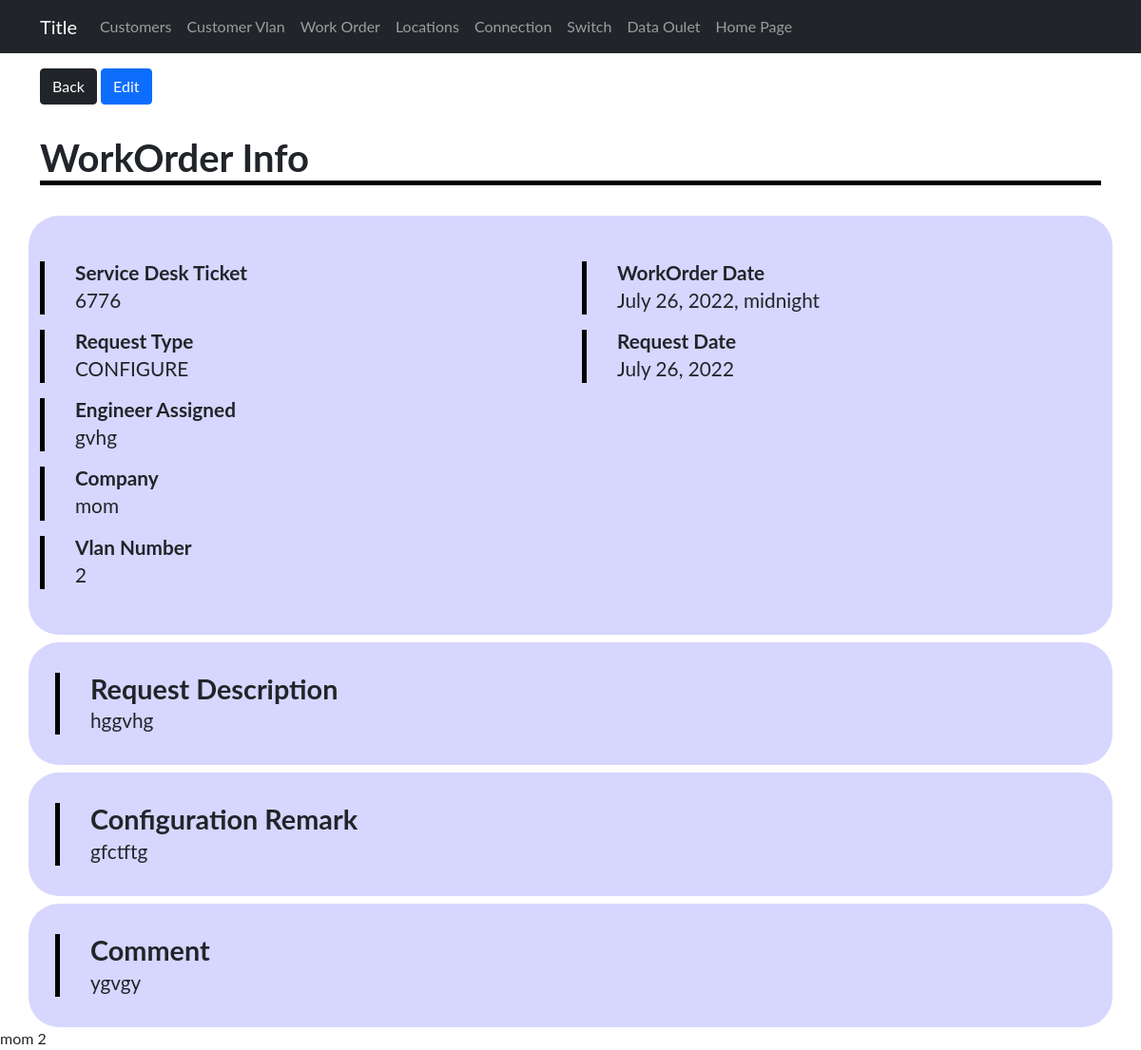
The page /devices/workorder/1 on the database its author committed.
### sitadevices/models.py (models this page shows)
class WorkOrder(models.Model):
    work_order_date = models.DateTimeField(default=timezone.now)
    request_date = models.DateField(default=timezone.now)
    company_id = models.ForeignKey(Customer, on_delete=models.CASCADE)
    connections= ChainedForeignKey(
        Connections,
        chained_field="company_id",
        chained_model_field="company",
        show_all=False,
        auto_choose=True,
        sort=True)
    service_desk_ticket_number = models.CharField(max_length=200)
    request_type = models.CharField(choices=requestType, max_length=200)
    request_description = models.TextField()
    configuration_remark = models.TextField()
    comment = models.TextField()
    engineer_assigned = models.CharField(max_length=200)
    vlan_number = models.ForeignKey(CustomerVlan, on_delete=models.CASCADE)
    submitted_date_time = models.DateTimeField(default=timezone.now)

class Customer(models.Model):
    company_name = models.CharField(max_length=255)
    contact_person = models.CharField(max_length=255)
    email = models.EmailField()
    phone = models.IntegerField()
    active = models.CharField(choices=yesno, max_length=200)
    submitted_date_time = models.DateTimeField(default=timezone.now)
    def __str__(self):
        return self.company_name

class CustomerVlan(models.Model):
    customor = models.ForeignKey(Customer, on_delete=models.CASCADE)
    vlan_number = models.IntegerField()
    usage = models.CharField(choices=usages, max_length=200)
    config_date = models.DateTimeField()
    vlan_description = models.TextField()
    ip_config = models.CharField(choices=ip, max_length=200)
    dhcp_ip_range = models.CharField(max_length=50)
    lan_ip_range = models.CharField(max_length=50)
    lan_subnet_mask = models.CharField(max_length=50)
    wan_public_ip = models.CharField(max_length=50)
    wan_subnet_mask = models.CharField(max_length=50)
    bandwidth = models.IntegerField()
    additional_config = models.TextField()
    remark = models.TextField()
    disconnection_date = models.DateField(null=True, blank=True)
    submitted_date_time = models.DateTimeField(default=timezone.now)
    def __str__(self):
        return str(self.vlan_number)

### sitadevices/views.py (the view)
# urls.py: path('workorder/<int:workorder_id>', WorkOrderInd, name='workorderind'),
def WorkOrderInd(request, workorder_id):
    workorder = WorkOrder.objects.filter(id = workorder_id)
    dic = {
        'workorder': workorder,
    }
    return render(request, 'admin/WorkOrder/indworkorder.html', {'dic': dic})

### sitadevices/templates/admin/WorkOrder/indworkorder.html
{% extends 'admin/base1.html' %}
{% block content %}
{% for workorder in dic.workorder %}
<div class="container">
    <a href="{%url 'device:workorderlist' %}"><button type="button" class="btn btn-dark mt-3">Back</button></a>
    <a href="{%url 'device:workorderupd' workorder.id%}"><button type="button" class="btn btn-primary mt-3">Edit</button></a>
    <h1 class="title top">WorkOrder Info</h1>
    <div class="line-top"></div>
    <div class="row">
        <div class="col-sm-6">
            <div class="text-area">
                <div class="line"></div>
                <div class="space-between">
                    <h3 class="title">Service Desk Ticket</h3>
                    <p class="text">{{workorder.service_desk_ticket_number}}</p>
                </div>
            </div>
            <div class="text-area">
                <div class="line"></div>
                <div class="space-between">
                    <h3 class="title">Request Type</h3>
                    <p class="text">{{workorder.request_type}}</p>
                </div>
            </div>
            <div class="text-area">
                <div class="line"></div>
                <div class="space-between">
                    <h3 class="title">Engineer Assigned</h3>
                    <p class="text">{{workorder.engineer_assigned}}</p>
                </div>
            </div>
            <div class="text-area">
                <div class="line"></div>
                <div class="space-between">
                    <h3 class="title">Company</h3>
                    <p class="text">{{workorder.company_id}}</p>
                </div>
            </div>
            <div class="text-area">
                <div class="line"></div>
                <div class="space-between">
                    <h3 class="title">Vlan Number</h3>
                    <p class="text">{{workorder.vlan_number}}</p>
                </div>
            </div>
        </div>
        <div class="col-sm-6">
            <div class="text-area">
                <div class="line"></div>
                <div class="space-between">
                    <h3 class="title">WorkOrder Date</h3>
                    <p class="text">{{workorder.work_order_date}}</p>
                </div>
            </div>
            <div class="text-area">
                <div class="line"></div>
                <div class="space-between">
                    <h3 class="title">Request Date</h3>
                    <p class="text">{{workorder.request_date}}</p>
                </div>
            </div>
        </div>
    </div>
    <div class="row textfield">
        <div class="col-sm-12">
            <div class="text-area ">
                <div class="line"></div>
                <div class="space-between">
                    <h3 class="text-long-title">Request Description</h3>
                    <p class="textarea text">{{workorder.request_description}}</p>
                </div>
            </div>
        </div>
    </div>
    <div class="row textfield">
        <div class="col-sm-12 ">
            <div class="text-area">
                <div class="line"></div>
                <div class="space-between">
                    <h3 class="text-long-title">Configuration Remark</h3>
                    <p class="textarea text">{{workorder.configuration_remark}}</p>
                </div>
            </div>
        </div>
    </div>
    <div class="row textfield">
        <div class="col-sm-12">
            <div class="text-area">
                <div class="line"></div>
                <div class="space-between">
                    <h3 class="text-long-title">Comment</h3>
                    <p class="textarea text">{{workorder.comment}}</p>
                </div>
            </div>
        </div>
    </div>
</div>
    {{workorder.company_id}}
    {{workorder.vlan_number}}
{% endfor %}
{% endblock  %}

### static/Css/devices/styles.css (style rules this page uses)
h1,h2,h3,h4,p,a { margin:0; padding:0; }
a { text-decoration: none; color: black; }
.line-top { height: 5px; width:100%; background-color: black; margin-bottom: 2rem; }
.row { background-color:rgb(214, 214, 255); padding: 2rem 0; margin-top:1rem; border-radius: 2rem; }
.text-area { margin:1rem 0; display: flex; }
.textfield { margin-top:0.5rem; padding:1rem; }
.title { font-weight: bold; font-size: 1.3rem; }
.top { margin-top: 2rem; font-size: 2.5rem; }
.text { font-size: 1.3rem; }
.textarea { width:70%; overflow-wrap: break-word; }
.line { width:5px; background-color: rgb(0, 0, 0); }
.space-between { margin-left:2rem }
.text-long-title { font-size:1.8rem; font-weight: bold; }

### sitadevices/templates/admin/base1.html (style rules this page uses)
body { font-family: "Lato", sans-serif; }

### rows shown on the page
WorkOrder: service_desk_ticket_number "6776", request_type "CONFIGURE", engineer_assigned "gvhg", company_id "mom", vlan_number "2", work_order_date "July 26, 2022, midnight", request_date "July 26, 2022", request_description "hggvhg", configuration_remark "gfctftg", comment "ygvgy"
